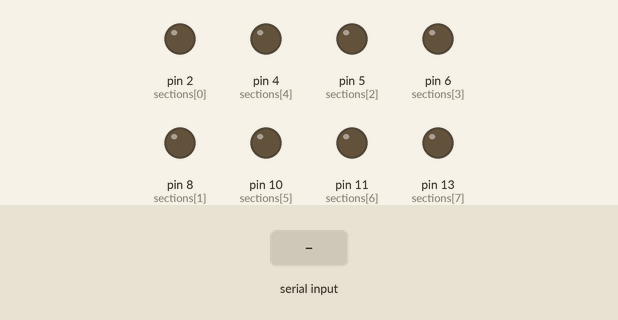
This sketch was run on a simulated Arduino Uno, built with avr-gcc and run on an emulated ATmega328P. Shown: output pins drawn as LEDs (lit = HIGH). The test bench sets the inputs (shaded band).

Above: at 1.2 s.
1.3 s: byte 120 received over Serial
At 2.3 s:
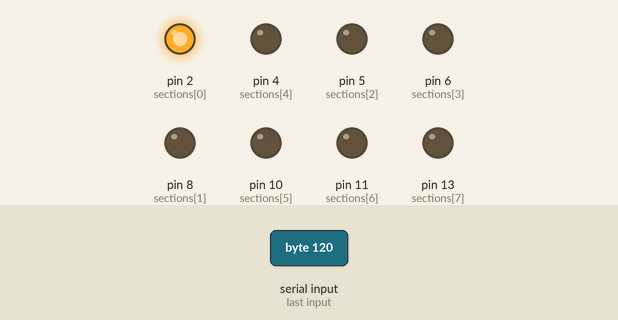
Timing chart, 0 to 4.3 s (numbered marks = the images above; inputs shaded):
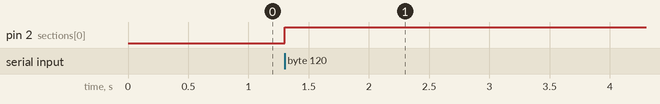

Measured:
- after the input at 1.3 s, pin 2 (sections[0]): LOW → HIGH at once

The sketch:

Arduino_Spinny_Brain_Lamp_Thing_TM.ino
```cpp
//runs in Arduino IDE

/*
   -might need to mess with serial monitor timeout if there's a long time between clicking

   Rough Plan:
   1) get lights and interface working
   2) create a housing/make the brain
   3) write the FRQ
   4) see if we have enough time to make it spin
*/
//light pins
int sections[8] = {2, 8, 5, 6, 4, 10, 11, 13};
/*
   0- brainstem
   1- cerebellum
   2- dencephalon
   3- limbic system
   4- frontal lobe
   5- parietal lobe
   6- temporal lobe
   7- occipital lobe
*/

int selection = -1;
boolean first = true;

void setup() {
  //initializing all leds as output
  for (int i = 0; i < 8; i++)
  {
    pinMode(sections[i], OUTPUT);
  }

//  establishConnect();
  Serial.begin(9600);

//  //asks user to select a part of the brain to light up
//  Serial.println("Select a brain section by entering the corresponding number: \n"
//                 "1- brainstem\n"
//                 "2- cerebellum\n"
//                 "3- diencephalon\n"
//                 "4- limbic system\n"
//                 "5- frontal lobe\n"
//                 "6- parietal lobe\n"
//                 "7- temporal lobe\n"
//                 "8- occipital lobe\n" );

}

void loop() {

  //waits for user to answer
  while (Serial.available() == 0)
  {
  }

 // selection = Serial.parseInt();//will need to delete this and use bit below but just using it rn because processing's sending 0s
 // Serial.println(selection);

//
//  //stores input from user
  int selectionTemp = selection;
//  selection = Serial.parseInt() - 1;
  selection = Serial.read() - 1;
  //selection = Serial.parseInt();
  //for some reason it likes to loop through the whole thing again and reset it to zero after setting it to the input
  //so if it sets it to 0, (which becomes negative 1), it gets set back to the previous value
  if (selection == -1)
  {
    selection = selectionTemp;
  }

  //searches for any lights turned on and turns them off
  for (int i = 0; i < 8; i++)
  {
    if (digitalRead(sections[i]) == HIGH)
    {
      digitalWrite(sections[i], LOW);
      break;
    }
  }

  //turns selected light on
  digitalWrite(sections[selection], HIGH);

}
```
